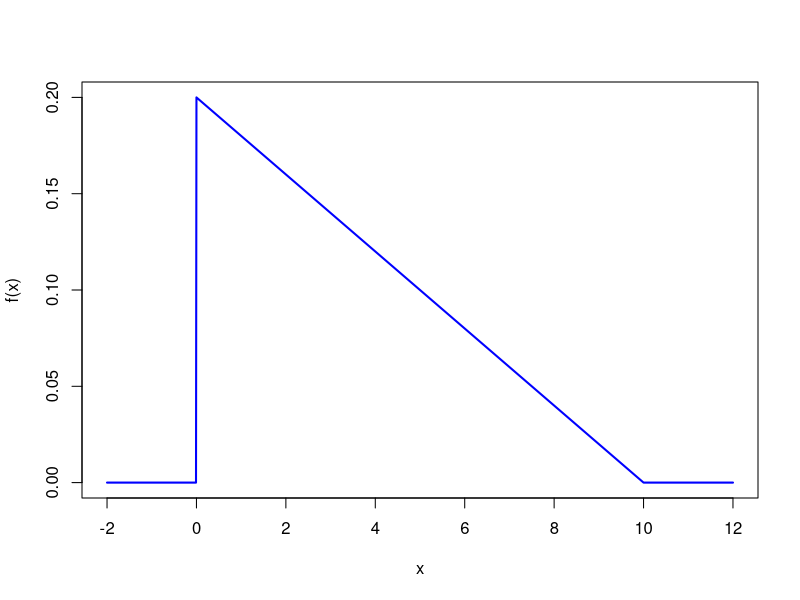
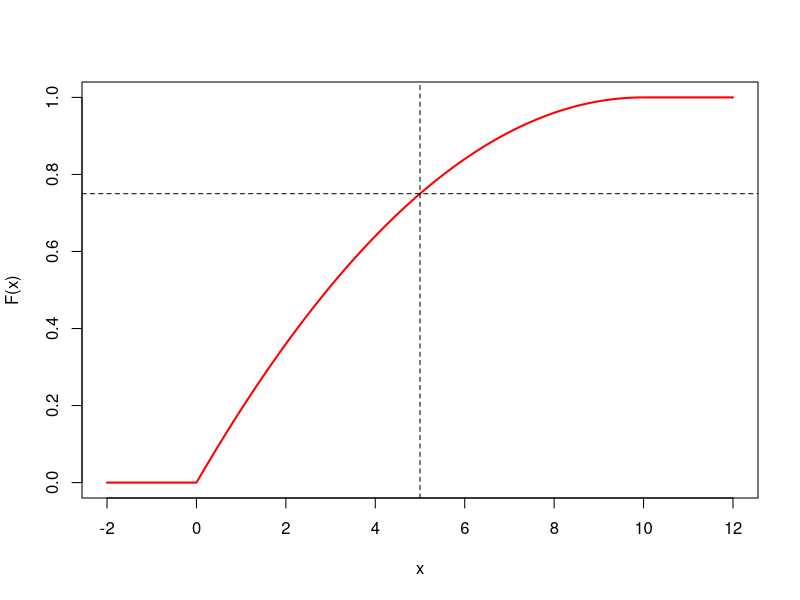
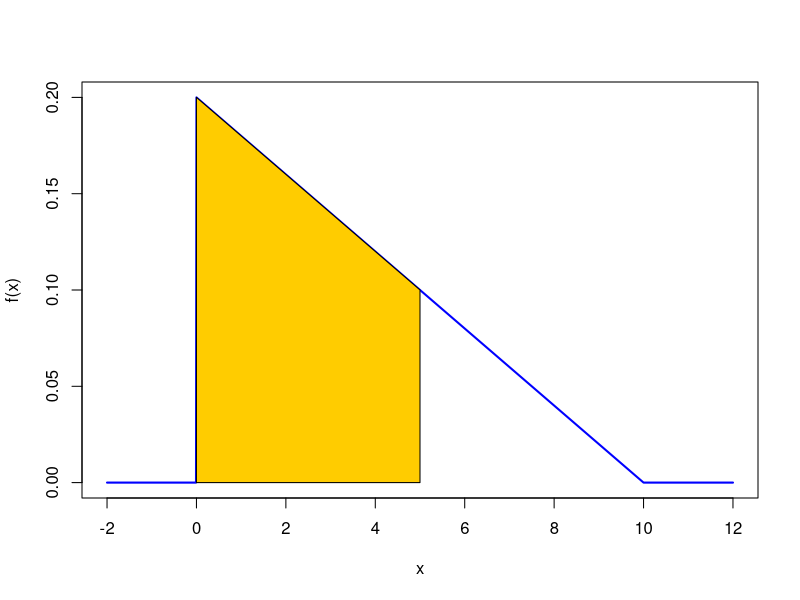
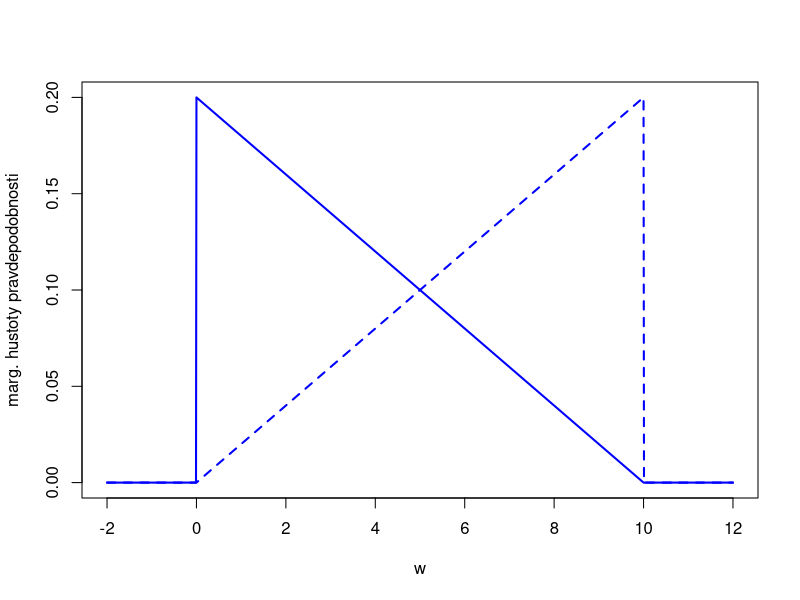
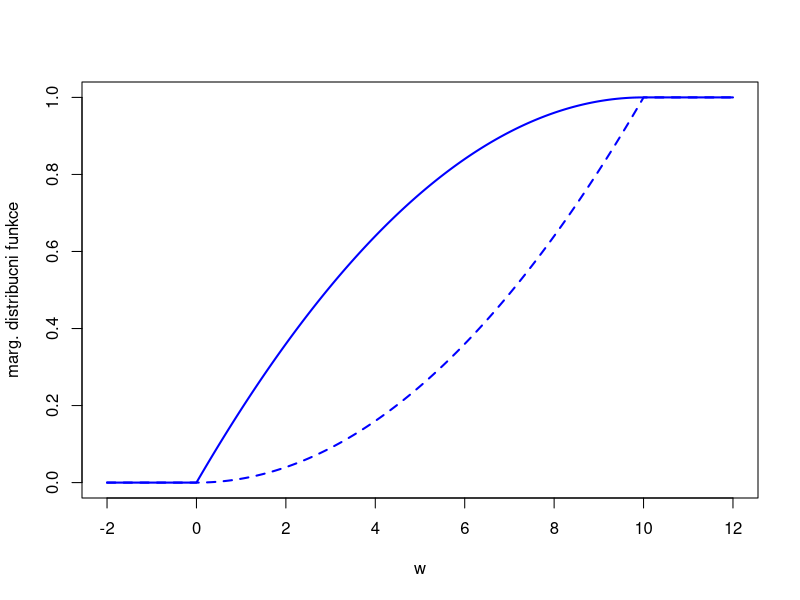

Write the R code that produced these figures, in order.
#	Vypocetni pomucka k Prikladu 1

X <- seq (0, 4, by = 1)
p <- c (1/2, 1/4, 1/8, 1/16, 1/16)
F <- cumsum (p)
data.frame (X, p, F)

# ===============================================================================
#	Graficka pomucka k Prikladu 2

#	Definujeme vlastni hustotu pravdepodobnosti
f <- function (x) {
	f <- ifelse (x >= 0 & x <= 10, 1/5 - x/50, 0)
	return (f)
}

#	Definujeme vlastni distribucni funkci
F <- function (x) {
	F <- x/5 - x^2/100
	F[x < 0] <- 0
	F[x > 10] <- 1
	return (F)
}

x <- seq (-2, 12, by = 0.01)

plot (x, f(x), type = "l", col = "blue", lwd = 2)

plot (x, F(x), type = "l", col = "red", lwd = 2)
abline (v = 5, lty = 2)
abline (h = 0.75, lty = 2)

plot (x, f(x), type = "l", col = "blue", lwd = 2)
indexy <- which (x >= 0 & x <= 5)
polygon (x[c(min(indexy), indexy, max(indexy))], c(0, f(x[indexy]), 0), col = "#FFCC00")

# ===============================================================================
#	Vypocetni pomucka k Prikladu 3

v <- c(1/3, 0, 1/3, 0, 1/3, 0)
p <- matrix (v, 3, 2, dimnames = list (seq (-1, 1), seq (0, 1)))
p

pX <- rowSums (p)
pY <- colSums (p)

FX <- cumsum (pX)
FY <- cumsum (pY)

data.frame (pX, FX)
data.frame (pY, FY)

# ===============================================================================
#	Vypocetni pomucka k Prikladu 4

v <- c(1, 6, 3, 0, 10, 15, 0, 0, 10) / 45
p <- matrix (v, 3, 3, dimnames = list (seq (0, 2), seq (0, 2)))
p

pX <- rowSums (p)
pY <- colSums (p)

FX <- cumsum (pX)
FY <- cumsum (pY)

data.frame (pX, FX)
data.frame (pY, FY)

# F(1,1)
sum (p[1:2, 1:2])

# F(2,1)
sum (p[, 1:2])

# P(x >= 1)
sum (pX[2:3])

# ===============================================================================
#	Graficka pomucka k Prikladu 5

# Grafy marginalnich hustot pravdepodobnosti

fX <- function (w) {
	f <- ifelse (w >= 0 & w <= 10, (10 - w) / 50, 0)
	return (f)
}

fY <- function (w) {
	f <- ifelse (w >= 0 & w <= 10, w / 50, 0)
	return (f)
}

w <- seq (-2, 12, by = 0.01)

plot (w, fX(w), type = "l", col = "blue", lwd = 2, ylab = "marg. hustoty pravdepodobnosti")
lines (w, fY(w), col = "blue", lwd = 2, lty = 2)

# Grafy marginalnich distribucnich funkci

FX <- function (w) {
	F <- (10*w - w^2/2) / 50
	F[w < 0] <- 0
	F[w > 10] <- 1
	return (F)
}

FY <- function (w) {
	F <- w^2/100
	F[w < 0] <- 0
	F[w > 10] <- 1
	return (F)
}

plot (w, FX(w), type = "l", col = "blue", lwd = 2, ylab = "marg. distribucni funkce")
lines (w, FY(w), col = "blue", lwd = 2, lty = 2)

# P (X >= 4) = 1 - FX (4)
1 - FX (4)

# ===============================================================================
#	Vypocetni pomucka k Prikladu 6

lambdaX <- 1 
lambdaY <- 1/2 
w <- 2

# (b) 
1 - pexp (w, rate = lambdaX)

# (c) 
(1 - pexp (w, rate = lambdaX)) * (1 - pexp (w, rate = lambdaY))

# (d) 
pexp (w, rate = lambdaX) * (1 - pexp (w, rate = lambdaY)) + 
	(1 - pexp (w, rate = lambdaX)) * pexp (w, rate = lambdaY)

# (e) 
1 - pexp (w, rate = lambdaX) * pexp (w, rate = lambdaY)


